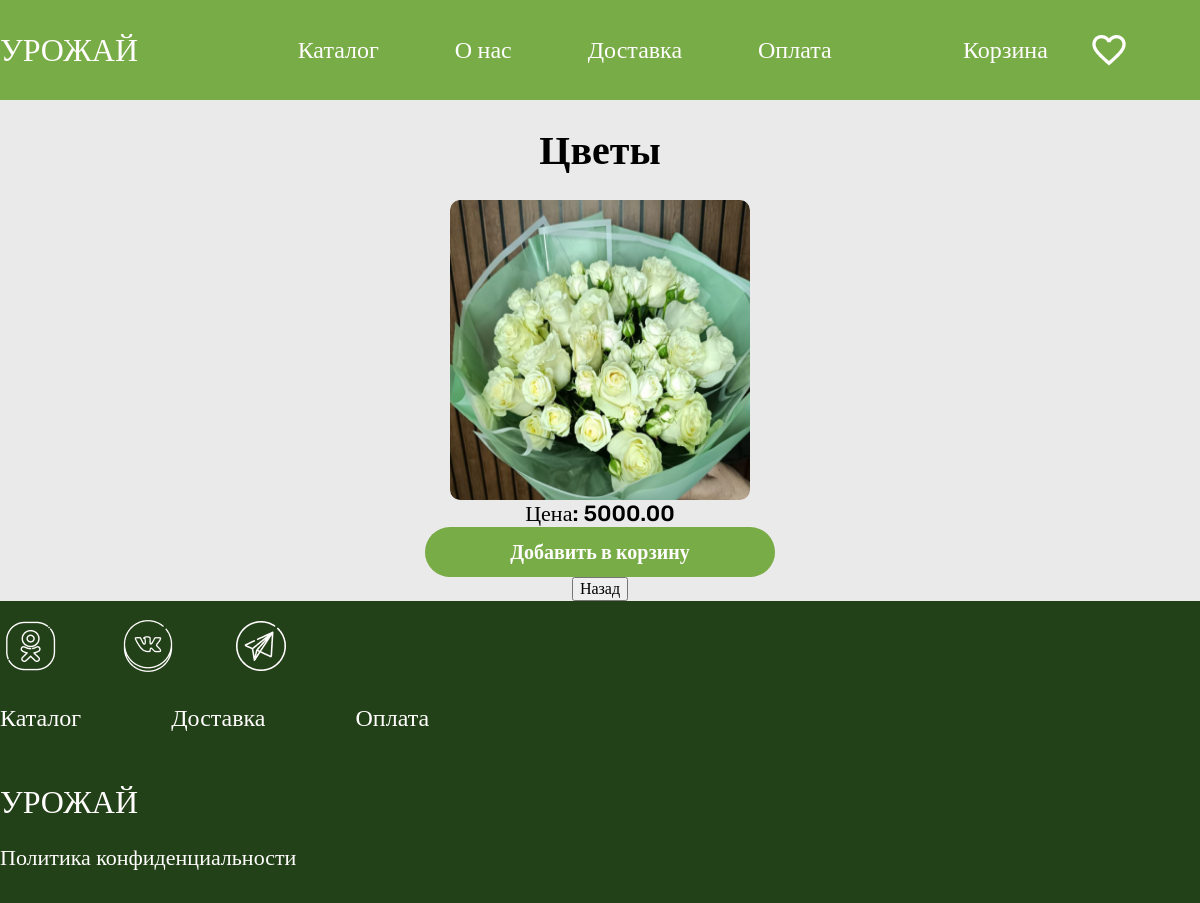
Page /product/9 on the earlier database version.
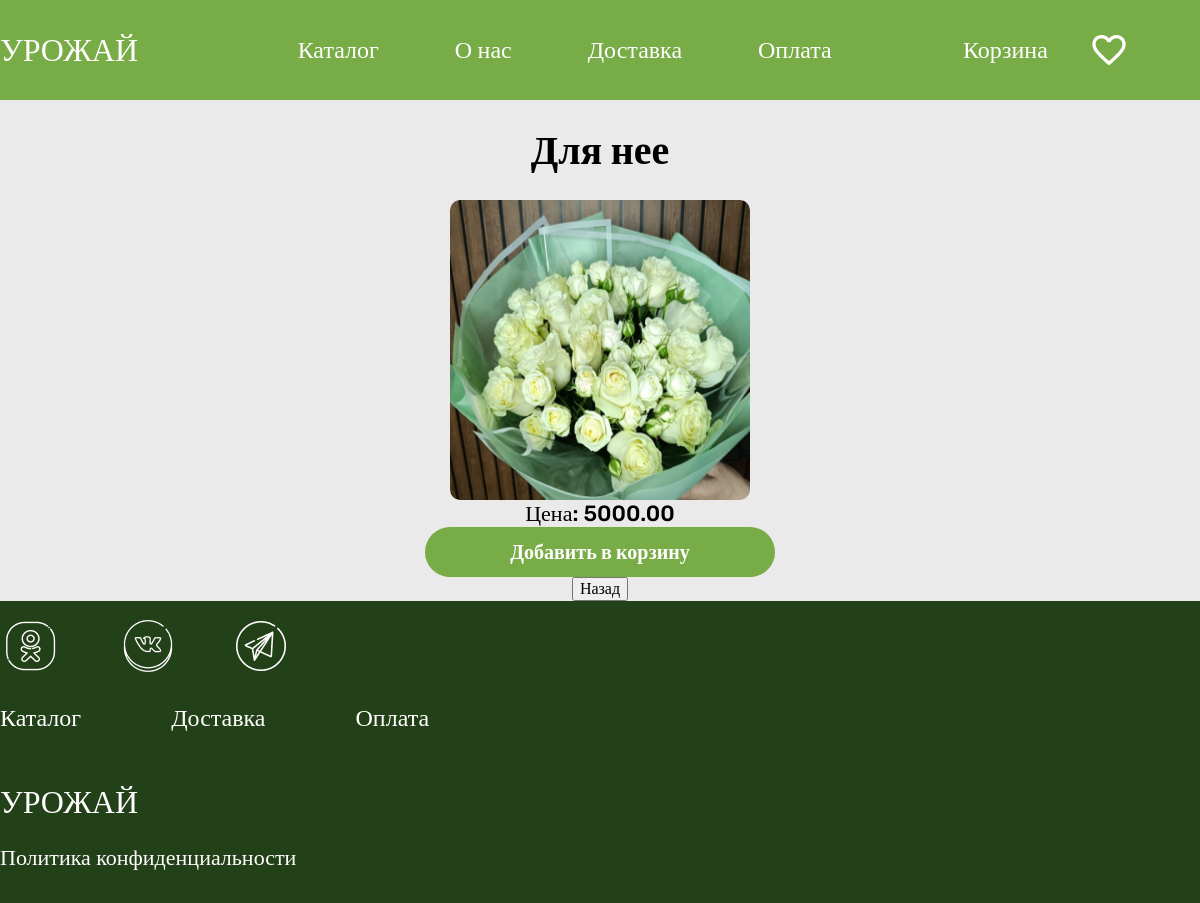
Same page on the later database version.
### catalog/models.py (models this page shows, shortened)
class Catalog(models.Model):
    CATEGORY_CHOICES = [
        ('Цветы', 'Цветы'),
        ('Семена', 'Семена'),
        ('Игрушки', 'Игрушки'),
        ('Разное', 'Разное'),
    ]
    category = models.CharField(max_length=50, choices=CATEGORY_CHOICES, verbose_name='Категория')
    name = models.CharField(max_length=100, verbose_name='Название')
    price = models.DecimalField(max_digits=10, decimal_places=2, verbose_name='Цена')
    description = models.TextField(verbose_name='Описание')
    photo = models.ImageField(upload_to='photos/', verbose_name='Фотография')

### catalog/views.py (the view)
# urls.py: path('product/<int:pk>', PostDetailView.as_view(), name='detail'),
class PostDetailView(DetailView):
    model = Catalog
    template_name = 'product.html'
    context_object_name = 'product'

### catalog/templates/product.html (shortened to what this page needs)
{% extends 'base.html' %}
{% block styles %}
    {% load static %}
    <link rel="stylesheet" type="text/css" href="{% static 'css/product_style.css' %}">
    <link rel="stylesheet" type="text/css" href="{% static 'css/reset.css' %}">
    <link rel="stylesheet" type="text/css" href="{% static 'css/header_footer.css' %}">
{% endblock %}
{% block content %}
    <section class="catalog">
        <h1> {{product.name}} </h1>
        <div>
            <img class="img" src="{{product.photo.url}}" alt="Изображение продукта" />
        </div>
        <p class="cost">Цена: {{product.price}}</p>
        <div class="detailed1">
            <button class="detailed color" type="button">Добавить в корзину</button>
        </div>
        <div class="back">
            <button onclick="history.back()">Назад</button>
        </div>
    </section>
{% endblock %}

### catalog/templates/base.html (shortened to what this page needs)
<!DOCTYPE html>
<html lang="en">
<head>
    {% block styles %}
    {% load static %}
    {% endblock %}
    <link rel="stylesheet" href="{% static 'css/style.css' %}">
    <link href="https://db.onlinewebfonts.com/c/af7d9ff7bc3d5c229740fe9fe78ebca6?family=Vetrino" rel="stylesheet">
</head>
<body>
    <header class="header">
      <div class="container">
        <div class="header__wrapper">
        <a href="{% url 'view' %}" style="cursor:pointer; text-decoration: none; color: inherit;" class="header_name" >
          УРОЖАЙ
        </a>
        <div class="header_menu">
          <div>
            Каталог
          </div>
          <a href="{% url 'about_us'%}" style="cursor:pointer; text-decoration: none; color: white;">
            О нас
          </a>
          <div>
            Доставка
          </div>
          <div>
            Оплата
          </div>
        </div>
        <div class="header_basket">
          Корзина &ensp;&ensp;&ensp;
          <a class="vector" href="{% url 'favorites' %}">
              <img id="favoritesPageLink" style="cursor:pointer" src="{% static 'images/Vector.png' %}">
          </a>
        </div>
      </div>
      </div>
    </header>
{% block content %}{% endblock %}
<footer class="footer">
      <div class="container container1">
        <div class="footer_link">
          <img class="footer_link1" src="{% static 'images/odnoklassniki_srby782wg2r8 2.png' %}" alt="Иконка одноклассников">
          <img class="footer_link1" src="{% static 'images/vk_q5yb3l21rgfi 2.png' %}" onClick="window.open('https://vk.com/annaparshina1998?from=groups');" style="cursor:pointer">
          <img class="footer_link1" src="{% static 'images/telegram_uiellad0w0fn 2.png' %}" alt="Иконка телеграмм">
        </div>
        <div class="footer_menu">
          <div>
            Каталог
          </div>
          <div>
            Доставка
          </div>
          <div>
            Оплата
          </div>
        </div>
        <div class="footer_name">
          УРОЖАЙ
        </div>
        <div class="footer_pol">
          Политика конфиденциальности
        </div>
      </div>
    </footer>
</body>
</html>

### static/css/product_style.css (style rules this page uses)
.catalog { display: flex; flex-direction: column; align-items: center; }
h1 { font-size: 40px; font-family: "Rubik"; height: 100px; display: flex; align-items: center; }
.cost { font-size: 40px; font-family: "Rubik"; height: 100px; display: flex; align-items: center; }
.detailed1 { display: flex; justify-content: flex-end; align-items: flex-end; height: 50px; width: 350px; }
.detailed { border: none; color: #FFFDFD; font-family: "Rubik"; font-size: 20px; height: 100%; width: 100%; border-bottom: 1px solid #78AC47; border-radius: 50px; background-color: #78AC47; display: flex; justify-content: center; align-items: center; font-weight: 700; }
.img { height: 300px; width: 300px; background-size: cover; background-position: center; border-radius: 10px; }

### static/css/header_footer.css (style rules this page uses)
.header { height: 100px; width: 100%; background-color: #78AC47; color: #FFFDFD; font-size: 24px; font-family: "Rubik"; font-weight: 500; }
.container { max-width: 1240px; margin: 0 auto; width: 100%; height: 90%; }
.header__wrapper { display: flex; justify-content: space-between; align-items: center; height: 100px; }
.header_name { height: 84px; width: 227px; display: flex; align-items: center; font-size: 32px; font-family: "Vetrino"; font-weight: 400; }
.header_menu { height: 84px; width: 534px; display: flex; align-items: center; justify-content: space-between; }
.header_basket { height: 84px; width: 227px; display: flex; align-items: center; justify-content: flex-end; }
.footer { height: 302px; background-color: #234118; display: flex; flex-direction: column; justify-content: space-around; }
.footer_link { display: flex; gap: 58px; justify-content: flex-start; align-items: center; }
.footer_menu { color: #FFFDFD; font-size: 24px; font-family: "Rubik"; display: flex; justify-content: flex-start; align-items: center; gap: 90px; height: 84px; font-weight: 500; }
.footer_name { font-size: 32px; font-family: "Vetrino"; color: #FFFDFD; height: 84px; display: flex; justify-content: flex-start; align-items: center; font-weight: 400; }
.footer_pol { color: #FFFDFD; font-size: 22px; font-family: "Rubik"; font-weight: 400; }

### static/css/style.css (style rules this page uses)
html { height: 100%; width: 100%; }
body { height: 100%; width: 100%; }
.catalog { background-color: #EAEAEA; height: fit-content; }
.img { cursor: pointer; }
.cost { height: 27px; font-size: 22px; font-family: "Rubik"; font-weight: 500; }
.detailed1 { display: flex; justify-content: flex-end; align-items: flex-end; height: 50px; width: 350px; }
.detailed { border: none; color: #FFFDFD; font-family: "Rubik"; font-size: 20px; height: 100%; width: 100%; border-bottom: 1px solid #78AC47; border-radius: 50px; background-color: #78AC47; display: flex; justify-content: center; align-items: center; font-weight: 700; }

Differences in the rows shown:
changed Catalog: name "Цветы" → "Для нее"
